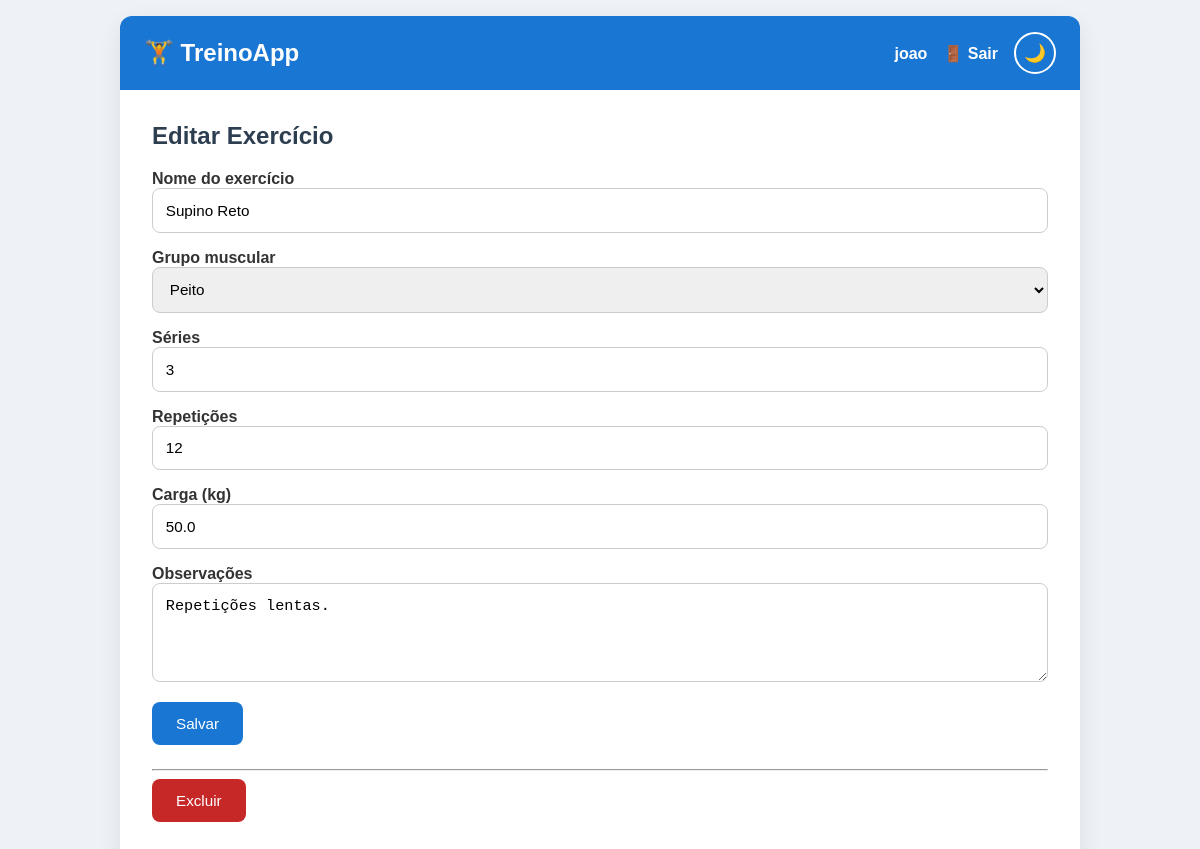
The page /exercise/2/update (signed in) on the database its author committed.
### tables this page shows
CREATE TABLE user (
    id INTEGER PRIMARY KEY AUTOINCREMENT,
    username TEXT UNIQUE NOT NULL,
    password TEXT NOT NULL
);

CREATE TABLE exercise (
    id INTEGER PRIMARY KEY AUTOINCREMENT,
    author_id INTEGER NOT NULL,
    created TIMESTAMP NOT NULL DEFAULT CURRENT_TIMESTAMP,

    name TEXT NOT NULL,
    muscle_group TEXT NOT NULL,
    sets INTEGER NOT NULL,
    reps INTEGER NOT NULL,
    weight REAL NOT NULL,
    notes TEXT NOT NULL,

    FOREIGN KEY (author_id) REFERENCES user(id)
);

### treino/exercise.py (the view, shortened to what this page needs)
@bp.route("/exercise/<int:id>/update", methods=("GET", "POST"))
@login_required
def update(id):
    exercise = get_exercise(id)
    return render_template("exercise/update.html", exercise=exercise)

### treino/auth.py (called while the page is built)
@bp.before_app_request
def load_logged_in_user():
    user_id = session.get('user_id')
    if user_id is None:
        g.user = None
    else:
        g.user = get_db().execute(
            'SELECT * FROM user WHERE id = ?',
            (user_id,)
        ).fetchone()

def login_required(view):
    @functools.wraps(view)
    def wrapped_view(**kwargs):
        if g.user is None:
            return redirect(url_for('auth.login'))
        return view(**kwargs)
    return wrapped_view

### treino/db.py (called while the page is built)
def get_db():
    if 'db' not in g:
        g.db = sqlite3.connect(
            current_app.config['DATABASE'],
            detect_types=sqlite3.PARSE_DECLTYPES
        )
        g.db.row_factory = sqlite3.Row
    return g.db

### treino/exercise.py (called while the page is built)
def get_exercise(id, check_author=True):
    exercise = get_db().execute(
        """
        SELECT e.id,
               e.name,
               e.muscle_group,
               e.sets,
               e.reps,
               e.weight,
               e.notes,
               e.created,
               e.author_id,
               u.username
        FROM exercise e
        JOIN user u ON e.author_id = u.id
        WHERE e.id = ?
        """,
        (id,),
    ).fetchone()
    if exercise is None:
        abort(404, "Exercício não encontrado.")
    if check_author and exercise["author_id"] != g.user["id"]:
        abort(403)
    return exercise

### treino/templates/exercise/update.html (shortened to what this page needs)
{% extends 'base.html' %}
{% block header %}
<h1>{% block title %}Editar Exercício{% endblock %}</h1>
{% endblock %}
{% block content %}
<form method="post">
    <label for="name">Nome do exercício</label>
    <input
        name="name"
        id="name"
        value="{{ exercise['name'] }}"
        required>
    <label for="muscle_group">Grupo muscular</label>
    <select
        name="muscle_group"
        id="muscle_group"
        required>
        <option value="Peito"
            {% if exercise['muscle_group'] == 'Peito' %}selected{% endif %}>
            Peito
        </option>
    </select>
    <label for="sets">Séries</label>
    <input
        type="number"
        name="sets"
        id="sets"
        min="1"
        value="{{ exercise['sets'] }}"
        required>
    <label for="reps">Repetições</label>
    <input
        type="number"
        name="reps"
        id="reps"
        min="1"
        value="{{ exercise['reps'] }}"
        required>
    <label for="weight">Carga (kg)</label>
    <input
        type="number"
        id="weight"
        name="weight"
        min="0"
        step="0.5"
        value="{{ exercise['weight'] }}"
        required>
    <label for="notes">Observações</label>
    <textarea
        id="notes"
        name="notes"
        rows="4"
        placeholder="Ex.: aumentar a carga na próxima semana">{{ exercise['notes'] }}</textarea>
    <input type="submit" value="Salvar">
</form>
<hr>
<form
    action="{{ url_for('exercise.delete', id=exercise['id']) }}"
    method="post">
    <input
        class="danger"
        type="submit"
        value="Excluir"
        onclick="return confirm('Deseja realmente excluir este exercício?')">
</form>
{% endblock %}

### treino/templates/base.html (shortened to what this page needs)
<!doctype html>
<html lang="pt-BR">
<head>
    <link rel="stylesheet" href="{{ url_for('static', filename='style.css') }}">
</head>
<body>
<nav>
    <h1>🏋️ TreinoApp</h1>
    <ul>
        {% if g.user %}
            <li><span>👤 {{ g.user['username'] }}</span></li>
            <li>
                <a href="{{ url_for('auth.logout') }}">
                    🚪 Sair
                </a>
            </li>
        {% endif %}
        <li>
            <button id="theme-toggle" title="Alternar tema">
                🌙
            </button>
        </li>
    </ul>
</nav>
<section class="content">
    <header>
        {% block header %}{% endblock %}
    </header>
    {% block content %}{% endblock %}
</section>
</body>
</html>

### treino/static/style.css (style rules this page uses)
html { font-family: Arial, Helvetica, sans-serif; background: #eef2f7; padding: 1rem; }
body { max-width: 960px; margin: 0 auto; background: #ffffff; color: #333; border-radius: 12px; box-shadow: 0 8px 24px rgba(0, 0, 0, .08); transition: background .3s, color .3s; }
h1, h2, h3 { color: #2c3e50; margin-top: 0; }
a { color: #1565c0; text-decoration: none; }
nav { background: #1976d2; color: white; display: flex; justify-content: space-between; align-items: center; padding: 1rem 1.5rem; border-radius: 12px 12px 0 0; }
nav h1 { color: white; margin: 0; }
nav ul { display: flex; align-items: center; list-style: none; gap: 1rem; margin: 0; padding: 0; }
nav a, nav span { color: white; font-weight: bold; }
#theme-toggle { background: transparent; border: 2px solid white; color: white; border-radius: 50%; width: 42px; height: 42px; cursor: pointer; font-size: 1.1rem; transition: .2s; }
.content { padding: 2rem; }
input[type=submit] { width: auto; background: #1976d2; color: white; border: none; cursor: pointer; padding: .8rem 1.5rem; border-radius: 8px; transition: .2s; }
.danger { background: #c62828 !important; }
label { font-weight: bold; }
textarea, input, select { width: 100%; padding: .8rem; margin-bottom: 1rem; border: 1px solid #ccc; border-radius: 8px; box-sizing: border-box; font-size: .95rem; transition: border .2s, box-shadow .2s; }
textarea { resize: vertical; }

### rows shown on the page
user: user.username "joao"
exercise: name "Supino Reto", muscle_group "Peito", sets "3", reps "12", weight "50.0", notes "Repetições lentas."
